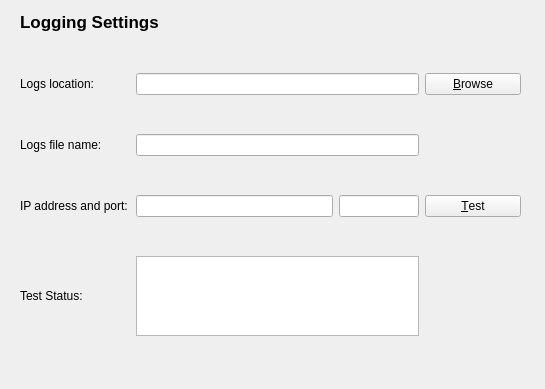
<?xml version="1.0" encoding="UTF-8"?>
<ui version="4.0">
 <class>LogSettingsForm</class>
 <widget class="QWidget" name="LogSettingsForm">
  <property name="geometry">
   <rect>
    <x>0</x>
    <y>0</y>
    <width>545</width>
    <height>389</height>
   </rect>
  </property>
  <property name="sizePolicy">
   <sizepolicy hsizetype="Preferred" vsizetype="Preferred">
    <horstretch>0</horstretch>
    <verstretch>0</verstretch>
   </sizepolicy>
  </property>
  <property name="windowTitle">
   <string>Form</string>
  </property>
  <widget class="QLabel" name="loggingSettingsLabel">
   <property name="geometry">
    <rect>
     <x>20</x>
     <y>10</y>
     <width>511</width>
     <height>24</height>
    </rect>
   </property>
   <property name="sizePolicy">
    <sizepolicy hsizetype="Preferred" vsizetype="Expanding">
     <horstretch>0</horstretch>
     <verstretch>0</verstretch>
    </sizepolicy>
   </property>
   <property name="font">
    <font>
     <pointsize>13</pointsize>
     <bold>true</bold>
    </font>
   </property>
   <property name="text">
    <string>Logging Settings</string>
   </property>
  </widget>
  <widget class="QWidget" name="gridLayoutWidget">
   <property name="geometry">
    <rect>
     <x>20</x>
     <y>40</y>
     <width>501</width>
     <height>331</height>
    </rect>
   </property>
   <layout class="QGridLayout" name="gridLayout" columnstretch="1,0,0,0,0">
    <property name="sizeConstraint">
     <enum>QLayout::SizeConstraint::SetDefaultConstraint</enum>
    </property>
    <item row="1" column="1" colspan="3">
     <widget class="QLineEdit" name="editLogLocation"/>
    </item>
    <item row="3" column="4">
     <widget class="QPushButton" name="buttonTestConnect">
      <property name="text">
       <string>&amp;Test</string>
      </property>
     </widget>
    </item>
    <item row="2" column="0">
     <widget class="QLabel" name="logfileNameLabel">
      <property name="sizePolicy">
       <sizepolicy hsizetype="Minimum" vsizetype="Minimum">
        <horstretch>0</horstretch>
        <verstretch>0</verstretch>
       </sizepolicy>
      </property>
      <property name="maximumSize">
       <size>
        <width>110</width>
        <height>16777215</height>
       </size>
      </property>
      <property name="text">
       <string>Logs file name:</string>
      </property>
     </widget>
    </item>
    <item row="3" column="0">
     <widget class="QLabel" name="endpointLabel">
      <property name="sizePolicy">
       <sizepolicy hsizetype="Minimum" vsizetype="Minimum">
        <horstretch>0</horstretch>
        <verstretch>0</verstretch>
       </sizepolicy>
      </property>
      <property name="maximumSize">
       <size>
        <width>110</width>
        <height>16777215</height>
       </size>
      </property>
      <property name="text">
       <string>IP address and port:</string>
      </property>
     </widget>
    </item>
    <item row="3" column="3">
     <widget class="QLineEdit" name="editLogPort">
      <property name="maximumSize">
       <size>
        <width>80</width>
        <height>16777215</height>
       </size>
      </property>
     </widget>
    </item>
    <item row="4" column="0">
     <widget class="QLabel" name="status">
      <property name="sizePolicy">
       <sizepolicy hsizetype="Minimum" vsizetype="Minimum">
        <horstretch>0</horstretch>
        <verstretch>0</verstretch>
       </sizepolicy>
      </property>
      <property name="maximumSize">
       <size>
        <width>110</width>
        <height>16777215</height>
       </size>
      </property>
      <property name="text">
       <string>Test Status:</string>
      </property>
     </widget>
    </item>
    <item row="1" column="4">
     <widget class="QPushButton" name="buttonBrowseDirs">
      <property name="text">
       <string>&amp;Browse</string>
      </property>
     </widget>
    </item>
    <item row="1" column="0">
     <widget class="QLabel" name="logDirPathLabel">
      <property name="sizePolicy">
       <sizepolicy hsizetype="Minimum" vsizetype="Minimum">
        <horstretch>0</horstretch>
        <verstretch>0</verstretch>
       </sizepolicy>
      </property>
      <property name="maximumSize">
       <size>
        <width>110</width>
        <height>16777215</height>
       </size>
      </property>
      <property name="text">
       <string>Logs location:</string>
      </property>
     </widget>
    </item>
    <item row="3" column="1" colspan="2">
     <widget class="QLineEdit" name="editLogAddres"/>
    </item>
    <item row="2" column="1" colspan="3">
     <widget class="QLineEdit" name="editLogFileName"/>
    </item>
    <item row="4" column="1" colspan="3">
     <widget class="QTextEdit" name="textConnectStatus">
      <property name="sizePolicy">
       <sizepolicy hsizetype="Expanding" vsizetype="Minimum">
        <horstretch>0</horstretch>
        <verstretch>0</verstretch>
       </sizepolicy>
      </property>
      <property name="maximumSize">
       <size>
        <width>16777215</width>
        <height>80</height>
       </size>
      </property>
     </widget>
    </item>
   </layout>
  </widget>
 </widget>
 <tabstops>
  <tabstop>editLogLocation</tabstop>
  <tabstop>buttonBrowseDirs</tabstop>
  <tabstop>editLogFileName</tabstop>
  <tabstop>editLogAddres</tabstop>
  <tabstop>editLogPort</tabstop>
  <tabstop>buttonTestConnect</tabstop>
 </tabstops>
 <resources/>
 <connections/>
</ui>
